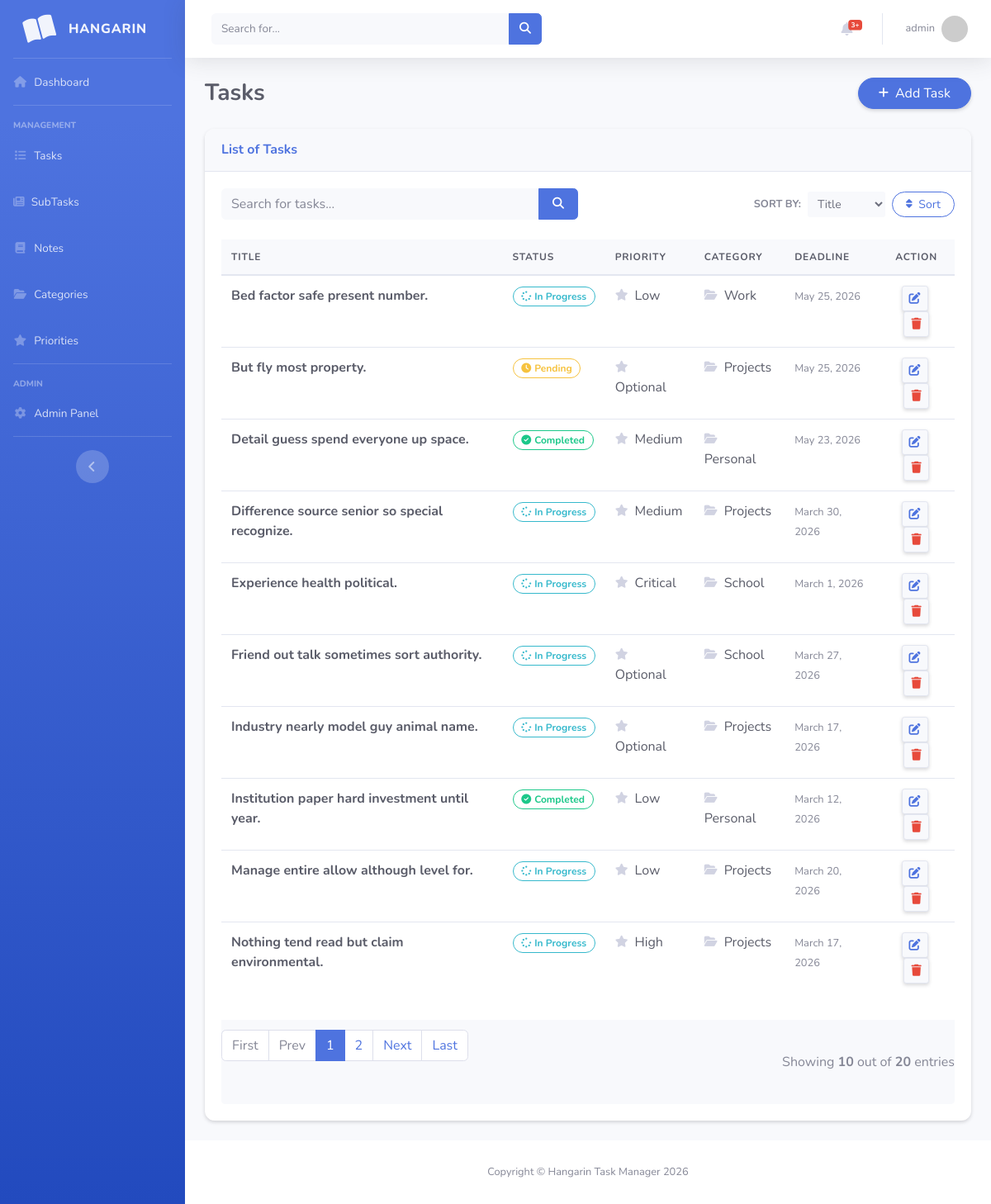
/task_list (signed in), run on the app's committed database.
### taskmanager/models.py (models this page shows, shortened)
class BaseModel(models.Model):
    created_at = models.DateTimeField(auto_now_add=True)
    updated_at = models.DateTimeField(auto_now=True)
    class Meta:
        abstract = True

class Task(BaseModel):
    title = models.CharField(max_length=200)
    description = models.TextField()
    status = models.CharField(
        max_length=50,
        choices=[
            ("Pending", "Pending"),
            ("In Progress", "In Progress"),
            ("Completed", "Completed"),
        ],
        default="Pending"
    )
    deadline = models.DateField()
    priority = models.ForeignKey(Priority, on_delete=models.CASCADE)
    category = models.ForeignKey(Category, on_delete=models.CASCADE)

class Priority(models.Model):
    name = models.CharField(max_length=100)
    class Meta:
        verbose_name = "Priority"
        verbose_name_plural = "Priorities"
    def __str__(self):
        return self.name

class Category(models.Model):
    name = models.CharField(max_length=100)
    class Meta:
        verbose_name = "Category"
        verbose_name_plural = "Categories"
    def __str__(self):
        return self.name

### taskmanager/views.py (the view)
# urls.py: path('task_list', TaskList.as_view(), name='task-list'),
class TaskList(LoginRequiredMixin, ListView):
    model = Task
    context_object_name = 'task'
    template_name = 'task_list.html'
    paginate_by = 10
    ordering = ["title","deadline", "category__name", "status", "priority__name"]
    def get_queryset(self):
        qs = super().get_queryset()
        query = self.request.GET.get('q')
        if query:
            qs = qs.filter(
                Q(title__icontains=query) |
                Q(description__icontains=query)
            )
        return qs
    def get_ordering(self):
        allowed = ["title","deadline", "category__name", "status", "priority__name"]
        sort_by = self.request.GET.get("sort_by")
        if sort_by in allowed:
            return sort_by
        return "title"

### templates/task_list.html (shortened to what this page needs)
{% extends 'base.html' %}
{% load static %}
{% block content %}
<div class="d-sm-flex align-items-center justify-content-between mb-4">
    <h1 class="h3 mb-0 text-gray-800 font-weight-bold">Tasks</h1>
    <a href="{% url 'task-add' %}" class="btn btn-primary shadow-sm rounded-pill px-4">
        <i class="fas fa-plus fa-sm mr-1"></i> Add Task
    </a>
</div>
<div class="card shadow-sm mb-4">
    <div class="card-header py-3">
        <h6 class="m-0 font-weight-bold text-primary">List of Tasks</h6>
    </div>
    <div class="card-body">
        <div class="row mb-4 align-items-center">
            <div class="col-md-6">
                <form class="form-inline" action="{% url 'task-list' %}">
                    <div class="input-group w-100">
                        <input type="text" class="form-control bg-light border-0 small" placeholder="Search for tasks..."
                               name="q" value="{{ request.GET.q }}">
                        <div class="input-group-append">
                            <button class="btn btn-primary px-3" type="submit">
                                <i class="fas fa-search fa-sm"></i>
                            </button>
                        </div>
                    </div>
                </form>
            </div>
            <div class="col-md-6 text-right">
                <form method="get" class="form-inline justify-content-end">
                    <label class="mr-2 text-gray-600 small font-weight-bold text-uppercase">Sort by:</label>
                    <select class="form-control form-control-sm mr-2 border-0 bg-light" name="sort_by">
                        <option value="title" {% if request.GET.sort_by == "title" %}selected{% endif %}>Title</option>
                    </select>
                    <button type="submit" class="btn btn-sm btn-outline-primary px-3 rounded-pill">
                         Sort
                    </button>
                </form>
            </div>
        </div>
        <div class="table-responsive">
            <table class="table table-hover align-middle" width="100%" cellspacing="0">
                <thead>
                    <tr>
                        <th>Title</th>
                        <th>Status</th>
                        <th>Priority</th>
                        <th>Category</th>
                        <th>Deadline</th>
                        <th class="text-center">Action</th>
                    </tr>
                </thead>
                <tbody>
                    {% for task in object_list %}
                    <tr>
                        <td class="font-weight-bold text-dark">{{ task.title }}</td>
                        <td>
                            {% if task.status == 'Completed' %}
                                <span class="badge badge-pill badge-success-soft text-success border border-success">
                                    <i class="fas fa-check-circle mr-1"></i>{{ task.status }}
                                </span>
                             {% elif task.status == 'In Progress' %}
                                <span class="badge badge-pill badge-info-soft text-info border border-info">
                                    <i class="fas fa-spinner fa-spin mr-1"></i>{{ task.status }}
                                </span>
                            {% else %}
                                <span class="badge badge-pill badge-warning-soft text-warning border border-warning">
                                    <i class="fas fa-clock mr-1"></i>{{ task.status }}
                                </span>
                            {% endif %}
                        </td>
                        <td><span class="text-gray-800"><i class="fas fa-star fa-sm mr-1 text-gray-400"></i> {{ task.priority }}</span></td>
                        <td><span class="text-gray-800"><i class="fas fa-folder-open fa-sm mr-1 text-gray-400"></i> {{ task.category }}</span></td>
                        <td><span class="text-gray-600 small">{{ task.deadline }}</span></td>
                        <td class="text-center">
                            <a href="{% url 'task-update' task.id %}" class="btn btn-sm btn-light text-primary border shadow-sm mr-1">
                                <i class="fas fa-edit"></i>
                            </a>
                            <a href="{% url 'task-delete' task.id %}" class="btn btn-sm btn-light text-danger border shadow-sm">
                                <i class="fas fa-trash"></i>
                            </a>
                        </td>
                    </tr>
                    {% endfor %}
                </tbody>
            </table>
        </div>
        {% include 'includes/pagination.html' %}
    </div>
</div>
{% endblock %}

### templates/base.html (shortened to what this page needs)
{% load static %}
{% load pwa %}
<!DOCTYPE html>
<html lang="en">
<head>
    <link rel="stylesheet" href="https://cdnjs.cloudflare.com/ajax/libs/font-awesome/6.4.0/css/all.min.css">
    <link rel="stylesheet" href="{% static 'css/sb-admin-2.css' %}">
</head>
<body id="page-top">
    <div id="wrapper">
        <ul class="navbar-nav bg-gradient-primary sidebar sidebar-dark accordion" id="accordionSidebar">
            <a class="sidebar-brand d-flex align-items-center justify-content-center" href="{% url 'home' %}">
                <div class="sidebar-brand-icon rotate-n-15">
                    <i class="fas fa-book-open"></i>
                </div>
                <div class="sidebar-brand-text mx-3">Hangarin</div>
            </a>
            <hr class="sidebar-divider my-0">
            <li class="nav-item">
                <a class="nav-link" href="{% url 'home' %}">
                    <i class="fas fa-fw fa-home"></i>
                    <span>Dashboard</span>
                </a>
            </li>
            <hr class="sidebar-divider">
            <div class="sidebar-heading">Management</div>
            <li class="nav-item">
                <a class="nav-link" href="{% url 'task-list' %}">
                    <i class="fas fa-fw fa-list"></i>
                    <span>Tasks</span>
                </a>
            </li>
            <li class="nav-item">
                <a class="nav-link" href="{% url 'subtask-list' %}">
                    <i class="fas fa-newspaper"></i>
                    <span>SubTasks</span>
                </a>
            </li>
            <li class="nav-item">
                <a class="nav-link" href="{% url 'note-list' %}">
                    <i class="fas fa-fw fa-book"></i>
                    <span>Notes</span>
                </a>
            </li>
            <li class="nav-item">
                <a class="nav-link" href="{% url 'category-list' %}">
                    <i class="fas fa-fw fa-folder-open"></i>
                    <span>Categories</span>
                </a>
            </li>
            <li class="nav-item">
                <a class="nav-link" href="{% url 'priority-list' %}">
                    <i class="fas fa-fw fa-star"></i>
                    <span>Priorities</span>
                </a>
            </li>
            <hr class="sidebar-divider">
            <div class="sidebar-heading">Admin</div>
            <li class="nav-item">
                <a class="nav-link" href="/admin/" target="_blank">
                    <i class="fas fa-fw fa-cog"></i>
                    <span>Admin Panel</span>
                </a>
            </li>
            <hr class="sidebar-divider d-none d-md-block">
            <div class="text-center d-none d-md-inline">
                <button class="rounded-circle border-0" id="sidebarToggle"></button>
            </div>
        </ul>
        <div id="content-wrapper" class="d-flex flex-column">
            <div id="content">
                <nav class="navbar navbar-expand navbar-light bg-white topbar mb-4 static-top shadow">
                    <form class="d-none d-sm-inline-block form-inline mr-auto ml-md-3 my-2 my-md-0 mw-100 navbar-search">
                        <div class="input-group">
                            <input type="text" class="form-control bg-light border-0 small" placeholder="Search for..." aria-label="Search">
                            <div class="input-group-append">
                                <button class="btn btn-primary" type="button">
                                    <i class="fas fa-search fa-sm"></i>
                                </button>
                            </div>
                        </div>
                    </form>
                    <ul class="navbar-nav ml-auto">
                        <li class="nav-item dropdown no-arrow mx-1">
                            <a class="nav-link dropdown-toggle" href="#" id="alertsDropdown" role="button" data-toggle="dropdown">
                                <i class="fas fa-bell fa-fw"></i>
                                <span class="badge badge-danger badge-counter">3+</span>
                            </a>
                        </li>
                        <li class="nav-item dropdown no-arrow">
                            <a class="nav-link dropdown-toggle" href="#" id="userDropdown" role="button" data-toggle="dropdown">
                                <span class="mr-2 d-none d-lg-inline text-gray-600 small">
                                    {% if user.is_authenticated %}{{ user.username }}{% else %}Guest{% endif %}
                                </span>
                                <img class="img-profile rounded-circle"
                                     src="https://ui-avatars.com/api/?name={{ user.username|default:'User' }}&background=4e73df&color=fff&size=36"
                                     width="36" height="36">
                            </a>
                        </li>
                    </ul>
                </nav>
                <div class="container-fluid">
                    {% block content %}
                    {% endblock %}
                </div>
            </div>
            <footer class="sticky-footer bg-white">
                <div class="container my-auto">
                    <div class="copyright text-center my-auto">
                        <span>Copyright &copy; Hangarin Task Manager 2026</span>
                    </div>
                </div>
            </footer>
        </div>
    </div>
</body>
</html>

### data on the page
Task: title "Bed factor safe present number.", status "In Progress", priority "Low", category "Work", deadline "May 25, 2026"
Task: title "But fly most property.", status "Pending", priority "Optional", category "Projects", deadline "May 25, 2026"
Task: title "Detail guess spend everyone up space.", status "Completed", priority "Medium", category "Personal", deadline "May 23, 2026"
Task: title "Difference source senior so special recognize.", status "In Progress", priority "Medium", category "Projects", deadline "March 30, 2026"
Task: title "Experience health political.", status "In Progress", priority "Critical", category "School", deadline "March 1, 2026"
Task: title "Friend out talk sometimes sort authority.", status "In Progress", priority "Optional", category "School", deadline "March 27, 2026"
Task: title "Industry nearly model guy animal name.", status "In Progress", priority "Optional", category "Projects", deadline "March 17, 2026"
Task: title "Institution paper hard investment until year.", status "Completed", priority "Low", category "Personal", deadline "March 12, 2026"
Task: title "Manage entire allow although level for.", status "In Progress", priority "Low", category "Projects", deadline "March 20, 2026"
Task: title "Nothing tend read but claim environmental.", status "In Progress", priority "High", category "Projects", deadline "March 17, 2026"

### other printed values
{{ user.username }} "admin"
{{ page_num }} "1"
{{ page_num }} "2"
{{ object_list.count }} "10"
{{ paginator.count }} "20"
